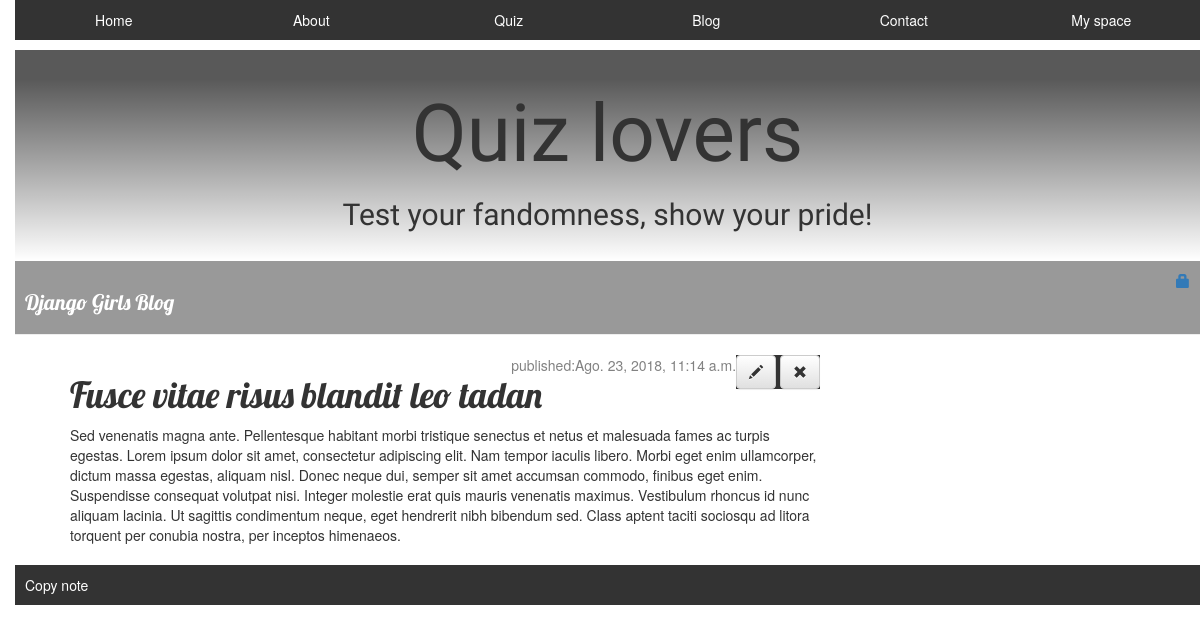
Screenshot of /blog/post/4/ with the database file from the repository.
### blog/models.py (models this page shows, shortened)
class Post(models.Model):
    author = models.ForeignKey('auth.User', on_delete=models.CASCADE)
    title = models.CharField(max_length=200)
    text = models.TextField()
    created_date = models.DateTimeField(default=timezone.now)
    published_date = models.DateTimeField(blank=True, null=True)

### blog/views.py (the view)
# urls.py: url(r'^post/(?P<pk>[0-9]+)/$', views.post_detail, name='post_detail'),
def post_detail(request,pk):
	post = get_object_or_404(Post, pk=pk)
	return render(request, 'blog/post_detail.html', {'post': post})

### blog/templates/blog/post_detail.html (shortened to what this page needs)
{% extends 'blog/base.html' %}
{% block content_blog_app %}
		<nav class="editingtools">
			<a class="btn btn-default" href="{% url 'blog:post_edit' pk=post.pk %}"><span class="glyphicon glyphicon-pencil"></span></a>
			<a class="btn btn-default" href="{% url 'blog:post_remove' pk=post.pk %}"><span class="glyphicon glyphicon-remove"></span></a>
		</nav>
		{% if post.published_date %}<div class="date">published:{{ post.published_date }}</div>{% endif %}
        <h1>{{ post.title }}</h1>
        <p>{{ post.text|linebreaksbr }}</p>
{% endblock %}

### staticfiles/css/main.css (style rules this page uses)
* { margin: 0; }
body { background: #eee; font-family: 'Raleway', sans-serif; font-weight:400; font-size:14px; }
h1 { font-family: 'Londrina Solid', cursive; font-weight:900; }
nav { background: #333; }
nav a { text-decoration:none; text-align: center; color:#FFF; display:block; padding:10px; }

### blog/static/css/blog.css (style rules this page uses)
body { padding-left: 15px; }
h1, h2, h3, h4 { font-family: 'Lobster', cursive; }
.date { float: right; color: #828282; }
nav.editingtools { float:right; }

### rows the page displays
Post: published_date "Ago. 23, 2018, 11:14 a.m.", title "Fusce vitae risus blandit leo tadan", text "Sed venenatis magna ante. Pellentesque habitant morbi tristique senectus et netus et malesuada fames ac turpis egestas. Lorem ipsum dolor sit amet, consectetur adipiscing elit. Nam tempor iaculis libero. Morbi eget enim ullamcorper, dictum massa egestas, aliquam nisl. Donec neque dui, semper sit amet accumsan commodo, finibus eget enim. Suspendisse consequat volutpat nisi. Integer molestie erat quis mauris venenatis maximus. Vestibulum rhoncus id nunc aliquam lacinia. Ut sagittis condimentum neque, eget hendrerit nibh bibendum sed. Class aptent taciti sociosqu ad litora torquent per conubia nostra, per inceptos himenaeos."
